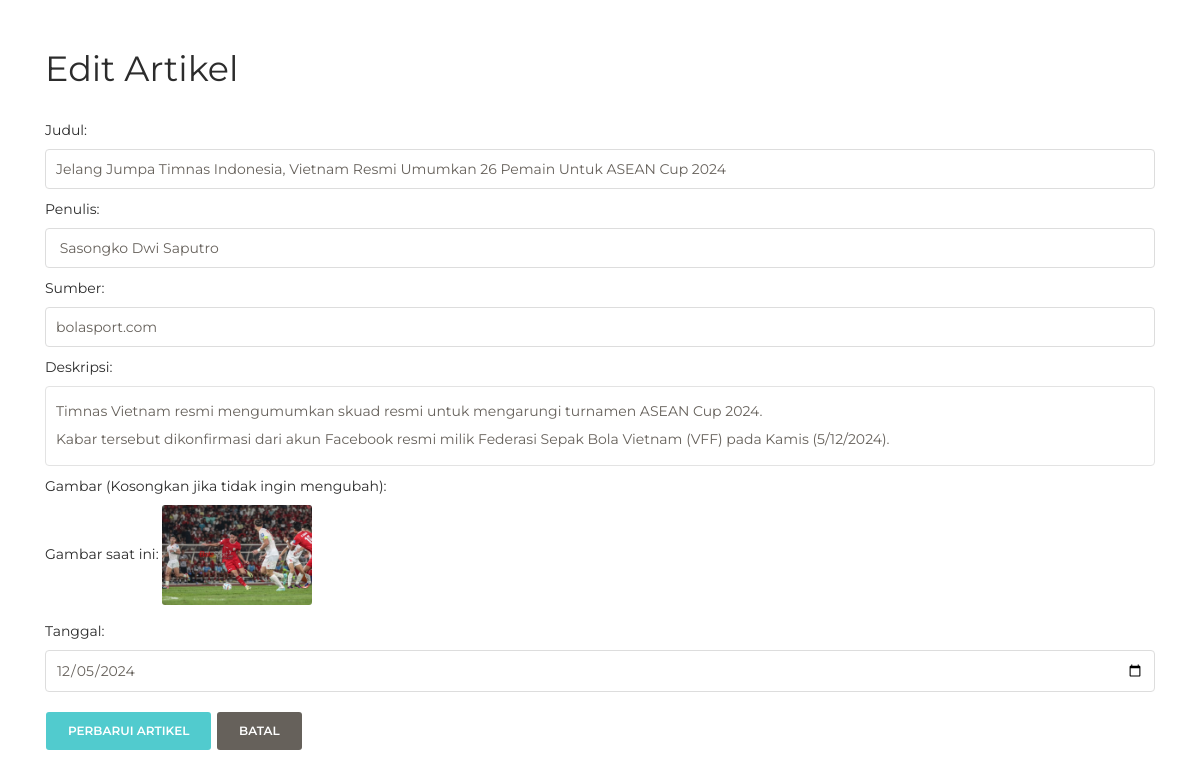
/edit.php?Id_Artikel=2, run on the app's committed database.
### tables this page shows
CREATE TABLE `berita` (
  `Id_Artikel` int UNSIGNED NOT NULL,
  `gambar` varchar(50) DEFAULT NULL,
  `deskripsi` text,
  `judul` varchar(250) DEFAULT NULL,
  `sumber` varchar(50) DEFAULT NULL,
  `penulis` varchar(50) DEFAULT NULL,
  `tanggal` date DEFAULT NULL
);

### edit.php (the view, shortened to what this page needs)
<?php
include "koneksi.php";
if (isset($_GET['Id_Artikel'])) {
    $id = $_GET['Id_Artikel'];
    $query = $conn->prepare("SELECT * FROM berita WHERE Id_Artikel = ?");
    $query->bind_param("i", $id);
    $query->execute();
    $result = $query->get_result();
    if ($result->num_rows == 1) {
        $row = $result->fetch_assoc();
        $judul = $row['judul'];
        $penulis = $row['penulis'];
        $sumber = $row['sumber'];
        $deskripsi = $row['deskripsi'];
        $gambar = $row['gambar'];
        $tanggal = $row['tanggal'];
    } else {
        echo "Artikel tidak ditemukan.";
        exit;
    }
} else {
    echo "ID artikel tidak tersedia.";
    exit;
}
?>
<!DOCTYPE html>
<html lang="en">
<head>
  <link href="https://maxcdn.bootstrapcdn.com/font-awesome/latest/css/font-awesome.min.css" rel="stylesheet">
  <link href="assets/css/bootstrap.min.css" rel="stylesheet" />
  <link href="assets/css/paper-dashboard.css?v=2.0.1" rel="stylesheet" />
  <link href="assets/demo/demo.css" rel="stylesheet" />
</head>
<body>
    <div class="container mt-5">
        <h2>Edit Artikel</h2>
        <form action="edit.php?Id_Artikel=<?php echo htmlspecialchars($id); ?>" method="POST" enctype="multipart/form-data">
            <div class="form-group">
                <label for="judul">Judul:</label>
                <input type="text" name="judul" id="judul" value="<?php echo htmlspecialchars($judul); ?>" class="form-control" required>
            </div>
            <div class="form-group">
                <label for="penulis">Penulis:</label>
                <input type="text" name="penulis" id="penulis" value="<?php echo htmlspecialchars($penulis); ?>" class="form-control" required>
            </div>
            <div class="form-group">
                <label for="sumber">Sumber:</label>
                <input type="text" name="sumber" id="sumber" value="<?php echo htmlspecialchars($sumber); ?>" class="form-control">
            </div>
            <div class="form-group">
                <label for="deskripsi">Deskripsi:</label>
                <textarea name="deskripsi" id="deskripsi" class="form-control" rows="4" required><?php echo htmlspecialchars($deskripsi); ?></textarea>
            </div>
            <div class="form-group">
                <label for="gambar">Gambar (Kosongkan jika tidak ingin mengubah):</label>
                <?php if ($gambar): ?>
                    <p>Gambar saat ini: <img src="uploads/<?php echo htmlspecialchars($gambar); ?>" alt="Gambar" width="150"></p>
                <?php endif; ?>
            </div>
            <div class="form-group">
                <label for="tanggal">Tanggal:</label>
                <input type="date" name="tanggal" id="tanggal" value="<?php echo htmlspecialchars($tanggal); ?>" class="form-control" required>
            </div>
            <div class="form-group">
                <button type="submit" class="btn btn-primary">Perbarui Artikel</button>
                <a href="dashboard.php" class="btn btn-secondary">Batal</a>
            </div>
        </form>
    </div>
</body>
</html>

### data on the page
berita: judul "Jelang Jumpa Timnas Indonesia, Vietnam Resmi Umumkan 26 Pemain Untuk ASEAN Cup 2024", penulis "Sasongko Dwi Saputro", sumber "bolasport.com", deskripsi "Timnas Vietnam resmi mengumumkan skuad resmi untuk mengarungi turnamen ASEAN Cup 2024. Kabar tersebut dikonfirmasi dari akun Facebook resmi milik Federasi Sepak Bola Vietnam (VFF) pada Kamis (5/12/2024).", gambar (picture), tanggal "12/05/2024"
